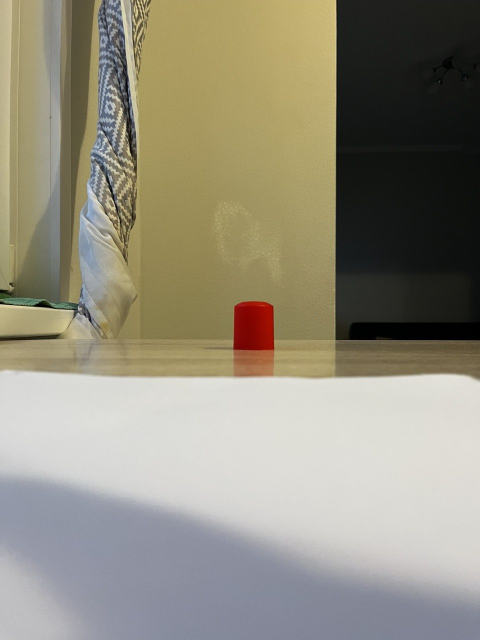
//> input picture resources/left_pic4.jpg, 960 x 1280 px (shown at 1/2 size)
$ ./parametrization   (built with g++ and OpenCV 4)
//> lines starting //> are read from the running program, lines starting //| are printed output that depends on the picture; after the words box and inside, x2 and y2 are one past the last pixel; in counts of white or black regions, pixels touching at a corner belong together
#include <opencv2/opencv.hpp>
#include <opencv2/imgcodecs.hpp>
#include <opencv2/highgui.hpp>
#include <opencv2/imgproc.hpp>
#include <iostream>
using namespace cv;
using namespace std;


/////////////////  Color detection  //////////////////////

Mat imgHSV, mask;
int hmin = 0, smin = 0, vmin = 0;
int hmax = 179, smax = 255, vmax = 255;

int main() {

    string path = "../resources/left_pic4.jpg";
    Mat img = imread(path);
//> img is the input picture: 1280 rows x 960 cols, CV_8UC3; mean B, G, R 125.4, 142, 146.8
    cvtColor(img, imgHSV, COLOR_BGR2HSV);
//> imgHSV: 1280 rows x 960 cols, CV_8UC3; mean H, S, V 47.2, 50.2, 150.1

    namedWindow("Trackbars", (640,200));
    createTrackbar("Hue Min", "Trackbars", &hmin, 179);
//> slider 'Hue Min' is set to 35
    createTrackbar("Hue Max", "Trackbars", &hmax, 179);
    createTrackbar("Sat Min", "Trackbars", &smin, 255);
//> slider 'Sat Min' is set to 51
    createTrackbar("Sat Max", "Trackbars", &smax, 255);
    createTrackbar("Val Min", "Trackbars", &vmin, 255);
//> slider 'Val Min' is set to 51
    createTrackbar("Val Max", "Trackbars", &vmax, 255);

    while (true)
    {

        Scalar lower(hmin, smin, vmin);
        Scalar upper(hmax, smax, vmax);
        inRange(imgHSV, lower, upper, mask);
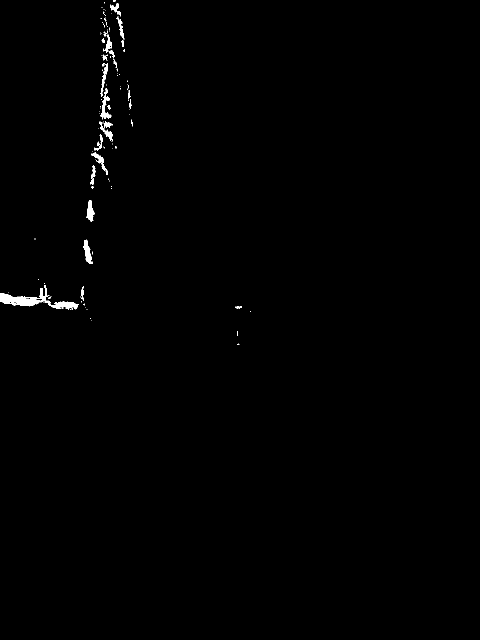
//> mask: 1280 rows x 960 cols, CV_8UC1 (shown at 1/2 size); 0.51% white; 115 white regions (87 under 20 px), largest, box (x1, y1, x2, y2) and area: (0, 576, 158, 620) 1967, (201, 176, 223, 239) 466, (167, 479, 186, 528) 457

        imshow("Image", img);
        imshow("Image HSV", imgHSV);
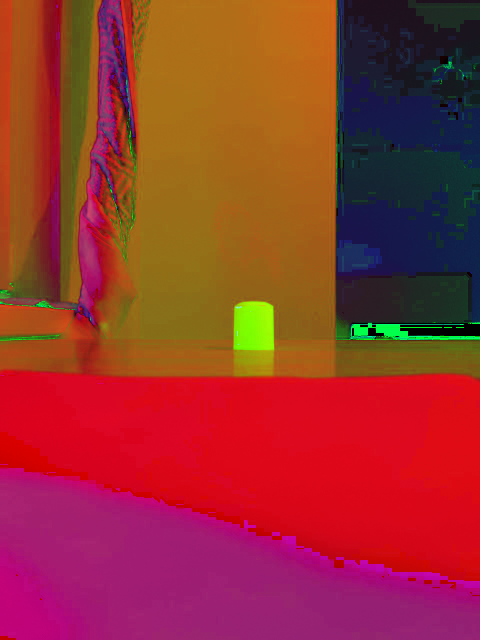
//> window 'Image HSV': 1280 rows x 960 cols, CV_8UC3 (shown at 1/2 size); mean B, G, R 47.2, 50.2, 150.1
        imshow("Mask", mask);
        waitKey(1);
    }
    return 0;
}
